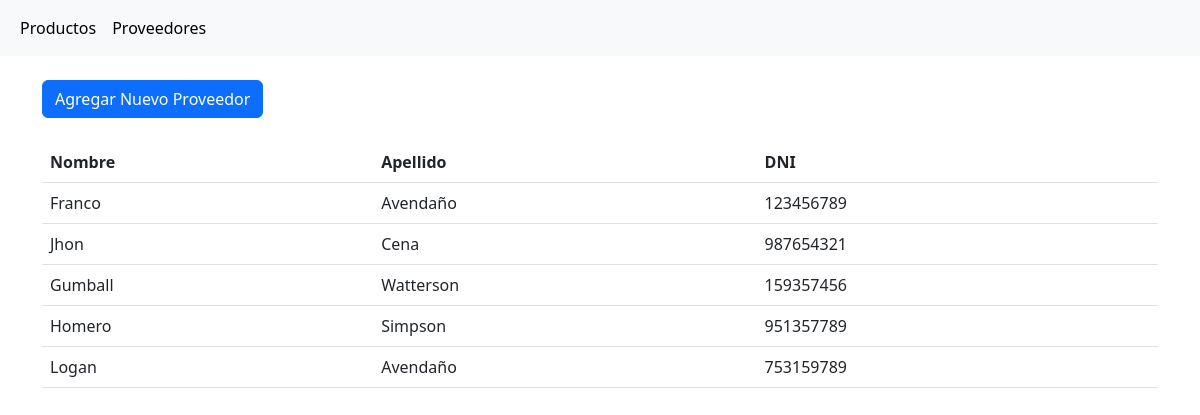
The app's page /compras/proveedores/ with its own data.
### compra/models.py (models this page shows, shortened)
class Supplier(models.Model):
    name = models.CharField(max_length=155)
    last_name = models.CharField(max_length=155)
    dni = models.IntegerField(default=0)

### compra/views.py (the view)
# urls.py: path('proveedores/', get_suppliers, name='suppliers'),
def get_suppliers(request):
    suppliers = Supplier.objects.all()
    return render(request, 'suppliers.html', {"suppliers": suppliers})

### compra/templates/suppliers.html
{% extends 'base_suppliers.html' %}
{% block 'content-suppliers' %}
<table class="table">
  <thead>
    <tr>
      <th scope="col">Nombre</th>
      <th scope="col">Apellido</th>
      <th scope="col">DNI</th>
    </tr>
  </thead>
  <tbody>
  {% for supplier in suppliers %}
    <tr>
      <td>{{ supplier.name }}</td>
      <td>{{ supplier.last_name }}</td>
      <td>{{ supplier.dni }}</td>
  {% endfor %}
  </tbody>
</table>
{% endblock %}

### records on screen
Supplier: name "Franco", last_name "Avendaño", dni "123456789"
Supplier: name "Jhon", last_name "Cena", dni "987654321"
Supplier: name "Gumball", last_name "Watterson", dni "159357456"
Supplier: name "Homero", last_name "Simpson", dni "951357789"
Supplier: name "Logan", last_name "Avendaño", dni "753159789"
